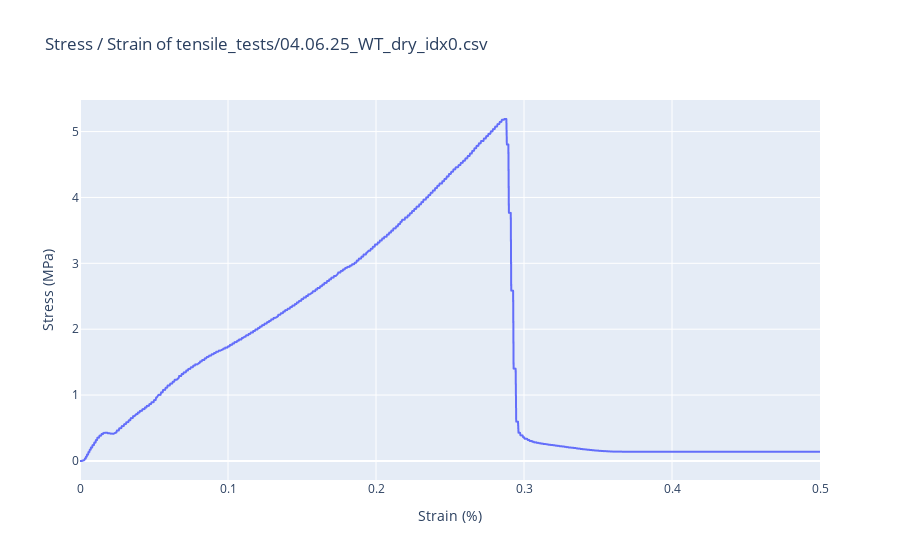

The notebook cell saved with this chart:
### Code cell
# 6.1 initial distance, 4.5mm width, 0.16mm thickness
wt_dry_filtered_df = calculate_stress_strain(
    filename=wt_dry_filename,
    df=wt_dry_df,
    width=4.5,
    thickness=0.16,
    total_length=6.1,
    init_distance=0.0,
    final_distance=1.757,
)

### Figure 1 — Plotly figure (JSON) as saved in the notebook; plotly's stock layout.template omitted (floating-point values rounded to 4 significant figures; data arrays with more than 128 entries replaced by an {"elided": "..."} marker saying what was removed)
{"data": [{"hovertemplate": "Strain (%)=%{x}<br>Stress (MPa)=%{y}<extra></extra>", "legendgroup": "", "line": {"color": "#636efa", "dash": "solid"}, "marker": {"symbol": "circle"}, "mode": "lines", "name": "", "showlegend": false, "type": "scattergl", "x": {"elided": "1812 float values"}, "xaxis": "x", "y": {"elided": "1812 float values"}, "yaxis": "y"}], "layout": {"legend": {"tracegroupgap": 0}, "title": {"text": "Stress / Strain of tensile_tests/04.06.25_WT_dry_idx0.csv"}, "xaxis": {"anchor": "y", "domain": [0, 1], "title": {"text": "Strain (%)"}}, "yaxis": {"anchor": "x", "domain": [0, 1], "title": {"text": "Stress (MPa)"}}}}
